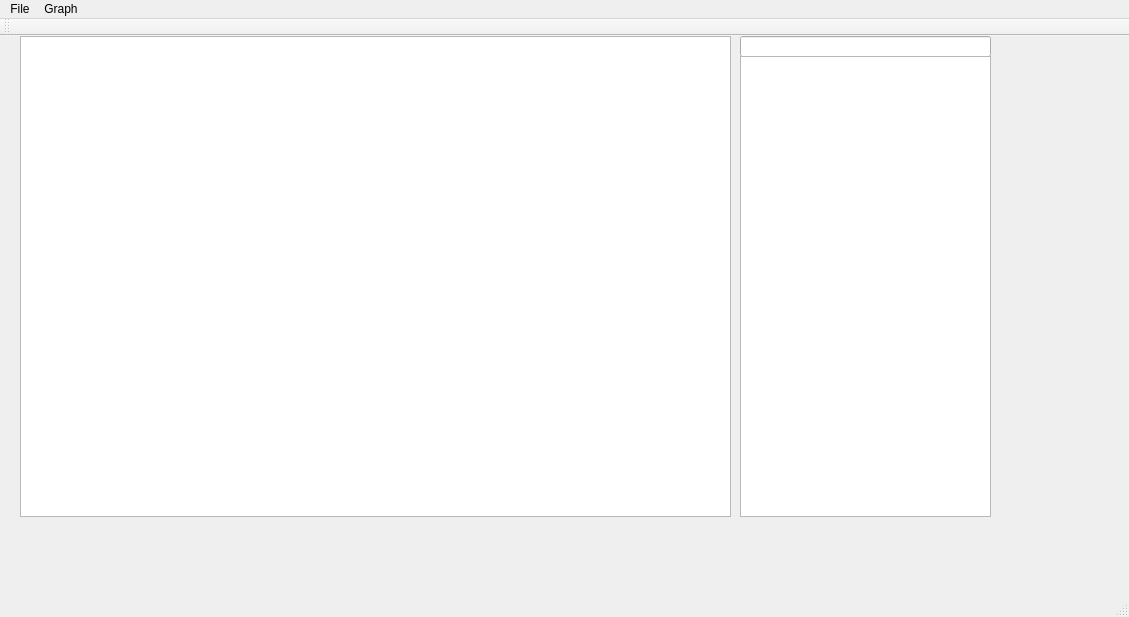
<?xml version="1.0" encoding="UTF-8"?>
<ui version="4.0">
 <class>MainWindow</class>
 <widget class="QMainWindow" name="MainWindow">
  <property name="geometry">
   <rect>
    <x>0</x>
    <y>0</y>
    <width>1129</width>
    <height>617</height>
   </rect>
  </property>
  <property name="windowTitle">
   <string>MainWindow</string>
  </property>
  <widget class="QWidget" name="centralWidget">
   <widget class="QGraphicsView" name="embedding">
    <property name="geometry">
     <rect>
      <x>20</x>
      <y>0</y>
      <width>711</width>
      <height>481</height>
     </rect>
    </property>
   </widget>
   <widget class="QLineEdit" name="CLI">
    <property name="geometry">
     <rect>
      <x>740</x>
      <y>0</y>
      <width>251</width>
      <height>21</height>
     </rect>
    </property>
   </widget>
   <widget class="QTextBrowser" name="textBrowser">
    <property name="geometry">
     <rect>
      <x>740</x>
      <y>20</y>
      <width>251</width>
      <height>461</height>
     </rect>
    </property>
   </widget>
  </widget>
  <widget class="QMenuBar" name="menuBar">
   <property name="geometry">
    <rect>
     <x>0</x>
     <y>0</y>
     <width>1129</width>
     <height>25</height>
    </rect>
   </property>
   <widget class="QMenu" name="menuFile">
    <property name="title">
     <string>File</string>
    </property>
    <addaction name="separator"/>
    <addaction name="actionExit"/>
   </widget>
   <widget class="QMenu" name="menuGraph">
    <property name="title">
     <string>Graph</string>
    </property>
   </widget>
   <addaction name="menuFile"/>
   <addaction name="menuGraph"/>
  </widget>
  <widget class="QToolBar" name="mainToolBar">
   <attribute name="toolBarArea">
    <enum>TopToolBarArea</enum>
   </attribute>
   <attribute name="toolBarBreak">
    <bool>false</bool>
   </attribute>
  </widget>
  <widget class="QStatusBar" name="statusBar"/>
  <action name="actionExit">
   <property name="text">
    <string>Exit</string>
   </property>
  </action>
 </widget>
 <layoutdefault spacing="6" margin="11"/>
 <resources/>
 <connections/>
</ui>
